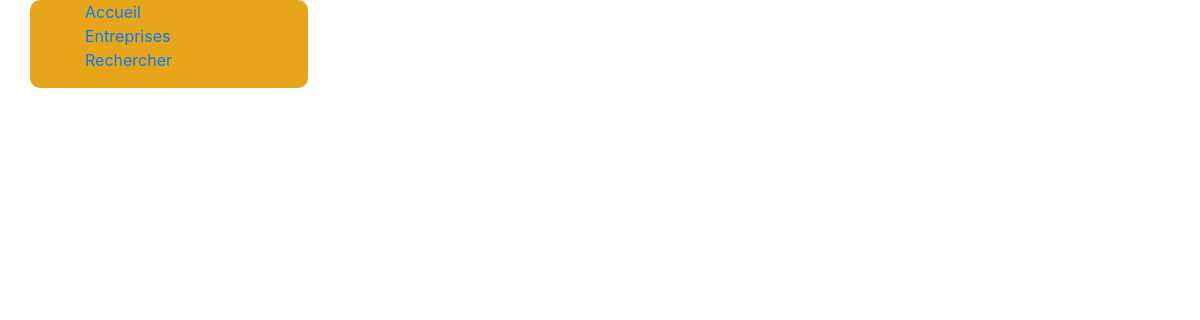
The page /entreprises/ on the database as committed earlier.
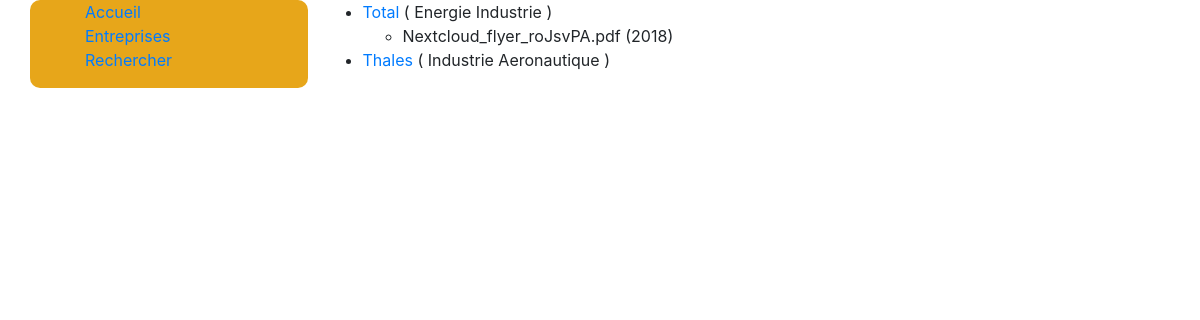
The same page on the database as committed later.
### polls/models.py (models this page shows, shortened)
class Company(dm.Model):
    name = dm.CharField(max_length=50, unique=True,
                        verbose_name=_("Nom"), help_text=_("Nom complet de l'entreprise"))
    pdf_name = dm.CharField(max_length=20, unique=True,
                            verbose_name=_("Nom PDF"),
                            help_text=_("Nom de l'entreprise tel que trouvé dans le nom du fichier pdf. "
                                        "Permet en outre de pouvoir automatiser la lecture des PDFs et de les "
                                        "faire correspondre à la bonne entreprise."))
    _activity_sectors = dm.ManyToManyField(ActivitySector,
                                           verbose_name=_("Secteurs"),
                                           help_text=_("Secteurs dans lesquels l'entreprise opére"))
    introduction = dm.TextField(default="",
                                verbose_name=_("Introduction"),
                                help_text=_("Quelques phrases permettant de décrire brièvement l'entreprise."))
    @property
    def dpefs(self):
        return DPEF.objects.filter(company__id=self.id)
    @property
    def sectors(self):
        return self._activity_sectors.all()

class ActivitySector(dm.Model):
    name = dm.CharField(max_length=50, verbose_name=_("Nom du secteur"), help_text=_("Nom du secteur"))

class DPEF(dm.Model):
    company = dm.ForeignKey(Company, on_delete=dm.CASCADE,
                            verbose_name=_("Entreprise"), help_text=_("L'entreprise référencée par le document."))
    file_object = dm.FileField(unique=True, validators=[_validate_file_extension],
                               upload_to='polls/models/dpef/',
                               verbose_name=_("Fichier PDF"), help_text=_("Document DPEF ou DDR au format PDF."))
    year = dm.IntegerField(choices=[(i, i) for i in range(1990, date.today().year + 1)],  # list of years since 1990
                           verbose_name=_("Année"), help_text=_("Année de référence du document DPEF"))

### polls/views.py (the view)
# urls.py: path('entreprises/', views.CompanyListView.as_view(), name='company_list'),
class CompanyListView(generic.ListView):
    template_name = 'polls/company_list.html'
    context_object_name = 'company_list'
    def get_queryset(self):
        companies = Company.objects.all()
        return companies

### polls/templates/polls/company_list.html
{% extends "base.html" %}
{% block content %}
    <ul>
        {% for company in company_list %}
            <li>
                <a href="{% url 'polls:company_detail' company.id %}">{{ company.name }}</a>
                    (
                    {% for sector in company.sectors %}
                        {{ sector.name }}
                    {% endfor %}
                    )
                <ul>
                    {% for dpef in company.dpefs %}
                        <li>{{ dpef.file_object }} ({{ dpef.year }})</li>
                    {% endfor %}
                </ul>
            </li>
        {% endfor %}
    </ul>
{% endblock content %}

Rows that differ between the two databases and show on the page:
added Company: name "Total"
added ActivitySector: name "Energie", shown under "Total"
added ActivitySector: name "Industrie"
added DPEF: file_object "Nextcloud_flyer_roJsvPA.pdf", year "2018"
added Company: name "Thales"
added ActivitySector: name "Aeronautique", shown under "Thales"
